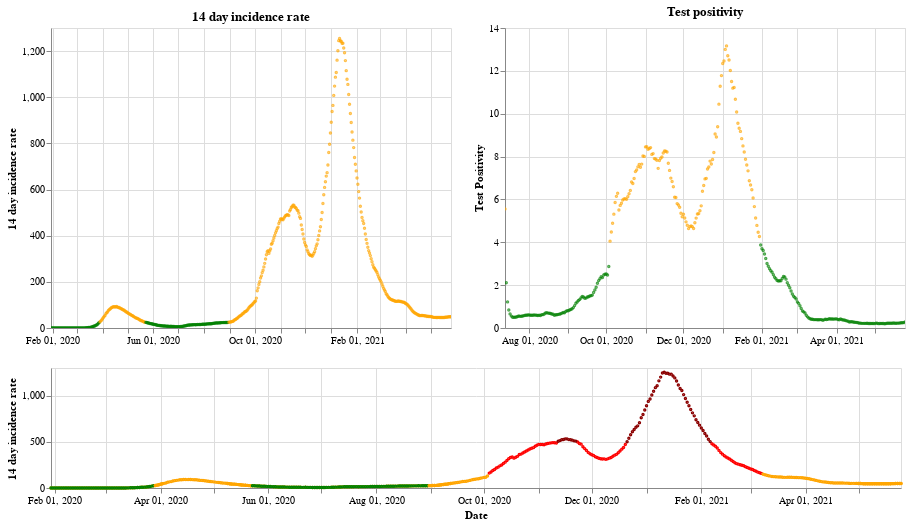

Source (notebook cell):
### Markdown cell above
## England

### Code cell
plot_traffic_light('England')

### Figure 1 — Vega-Lite specification as saved in the notebook (floating-point values rounded to 4 significant figures; data arrays with more than 128 entries replaced by an {"elided": "..."} marker saying what was removed)
{"config": {"view": {"continuousWidth": 400, "continuousHeight": 300}}, "vconcat": [{"hconcat": [{"mark": {"type": "point", "size": 2}, "encoding": {"color": {"condition": {"value": "green", "test": "(datum.twoWeeklyCasesRate <= 25)"}, "value": "orange"}, "tooltip": [{"type": "nominal", "field": "areaName"}, {"type": "temporal", "field": "date"}, {"type": "quantitative", "field": "twoWeeklyCasesRate"}, {"type": "quantitative", "field": "testPositivity"}], "x": {"type": "temporal", "axis": {"title": ""}, "field": "date", "scale": {"domain": {"selection": "DateBrush"}}, "timeUnit": "yearmonthdate"}, "y": {"type": "quantitative", "axis": {"title": "14 day incidence rate"}, "field": "twoWeeklyCasesRate"}}, "title": "14 day incidence rate", "width": 400}, {"mark": {"type": "point", "size": 2}, "encoding": {"color": {"condition": {"value": "green", "test": "(datum.testPositivity <= 4)"}, "value": "orange"}, "tooltip": [{"type": "nominal", "field": "areaName"}, {"type": "temporal", "field": "date"}, {"type": "quantitative", "field": "twoWeeklyCasesRate"}, {"type": "quantitative", "field": "testPositivity"}], "x": {"type": "temporal", "axis": {"title": ""}, "field": "date", "scale": {"domain": {"selection": "DateBrush"}}, "timeUnit": "yearmonthdate"}, "y": {"type": "quantitative", "axis": {"title": "Test Positivity"}, "field": "testPositivity"}}, "title": "Test positivity", "width": 400}]}, {"layer": [{"mark": {"type": "point", "size": 2}, "encoding": {"color": {"condition": {"value": "orange", "test": "((50 && datum.twoWeeklyCasesRate) < 150)"}, "value": "red"}, "opacity": {"condition": {"value": 1, "test": "((50 && datum.twoWeeklyCasesRate) < 500)"}, "value": 0}, "tooltip": [{"type": "nominal", "field": "areaName"}, {"type": "temporal", "field": "date"}, {"type": "quantitative", "field": "twoWeeklyCasesRate"}, {"type": "quantitative", "field": "testPositivity"}], "x": {"type": "temporal", "axis": {"title": "Date"}, "field": "date", "timeUnit": "yearmonthdate"}, "y": {"type": "quantitative", "axis": {"title": "14 day incidence rate"}, "field": "twoWeeklyCasesRate"}}, "selection": {"DateBrush": {"type": "interval", "encodings": ["x"], "fields": ["Time"]}}, "width": 850}, {"mark": {"type": "point", "size": 2}, "encoding": {"color": {"value": "darkred"}, "opacity": {"condition": {"value": 1, "test": "(datum.twoWeeklyCasesRate >= 500)"}, "value": 0}, "tooltip": [{"type": "nominal", "field": "areaName"}, {"type": "temporal", "field": "date"}, {"type": "quantitative", "field": "twoWeeklyCasesRate"}, {"type": "quantitative", "field": "testPositivity"}], "x": {"type": "temporal", "axis": {"title": "Date"}, "field": "date", "timeUnit": "yearmonthdate"}, "y": {"type": "quantitative", "axis": {"title": "14 day incidence rate"}, "field": "twoWeeklyCasesRate"}}, "width": 400}, {"mark": {"type": "point", "size": 2}, "encoding": {"color": {"condition": {"value": "green", "test": "((4 && datum.twoWeeklyCasesRate) < 25)"}, "value": "orange"}, "opacity": {"condition": {"value": 1, "test": "(datum.twoWeeklyCasesRate < 50)"}, "value": 0}, "tooltip": [{"type": "nominal", "field": "areaName"}, {"type": "temporal", "field": "date"}, {"type": "quantitative", "field": "twoWeeklyCasesRate"}, {"type": "quantitative", "field": "testPositivity"}], "x": {"type": "temporal", "axis": {"title": "Date"}, "field": "date", "timeUnit": "yearmonthdate"}, "y": {"type": "quantitative", "axis": {"title": "14 day incidence rate"}, "field": "twoWeeklyCasesRate"}}, "width": 400}], "height": 120, "width": 800}], "data": {"name": "data-1d95ea1087d3e1a99554c91e08531296"}, "$schema": "https://vega.github.io/schema/vega-lite/v4.8.1.json", "datasets": {"data-1d95ea1087d3e1a99554c91e08531296": {"elided": "482 records"}}}
